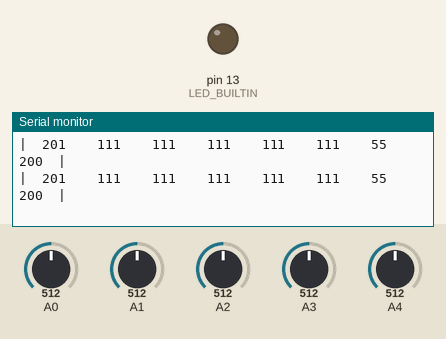
A sketch run on a simulated Arduino Nano, built with avr-gcc and run on an emulated ATmega328P. On the bench: output pins drawn as LEDs (lit = HIGH), the last lines printed to the serial monitor. The inputs (shaded band) are chosen by the test bench; at power-on: A0 = 512, A1 = 512, A2 = 512, A3 = 512, A4 = 512.

Above: at 1.2 s.
1.3 s: A0 set to 476
At 1.42 s:
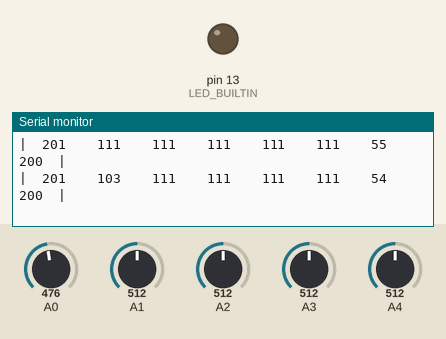
4.3 s: A0 set to 442
At 4.3 s:
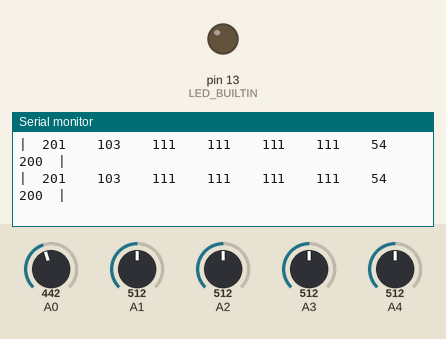
7.3 s: A1 set to 474
At 7.32 s:
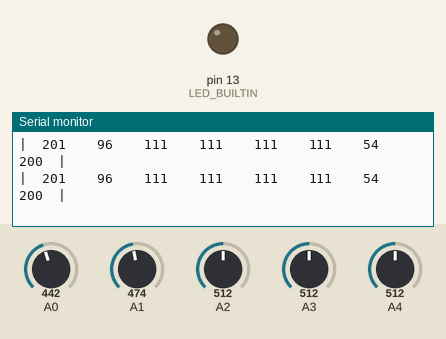
10.3 s: A1 set to 443
At 10.34 s:
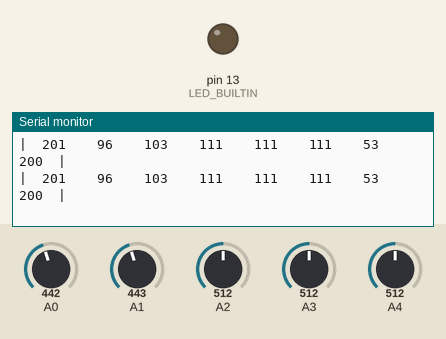
11.8 s: A2 set to 465
At 11.82 s:
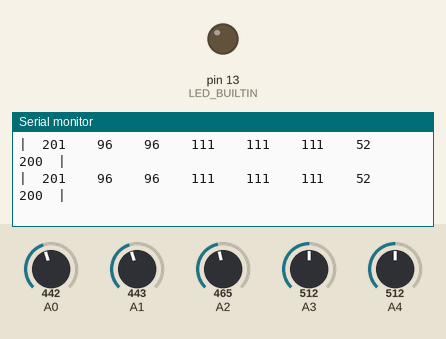
14.8 s: A2 set to 451
At 14.84 s:
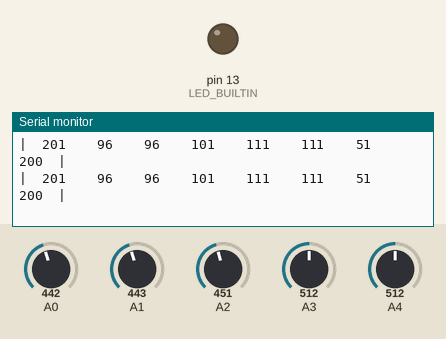
Timing chart, 0 to 17.8 s (numbered marks = the images above; inputs shaded):
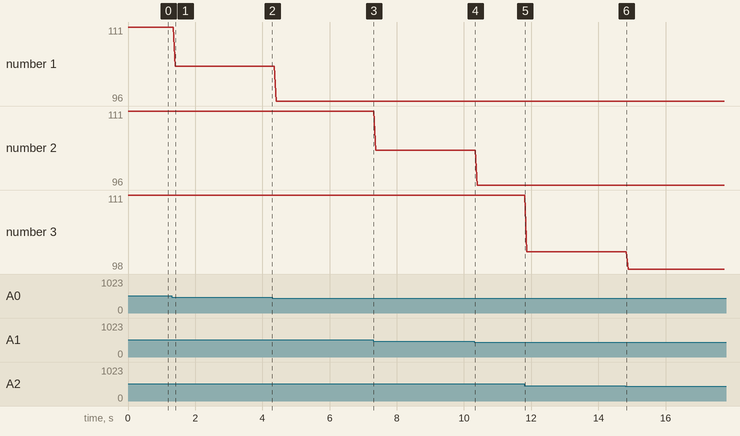

Measured:
- after the input at 1.3 s, the serial monitor: prints a new line after 0.11 s (image 1)
- plotted number 1: 111 → 103 after the input at 1.3 s, 103 → 96 after the input at 4.3 s
- plotted number 3: 111 → 101 after the input at 11.8 s, 101 → 98 after the input at 14.8 s

The sketch:

master.ino
```cpp
// **************************************************
//  Programme : test_servo_5_doigt.ino
//  Auteur : Dahnine Daoud 6ème Electronique INRACI
//  Hardware : Arduino nano + 5 servo + 5 LEDS + 5 bouton et un écran next
//  Date : 13/2/2023
// **************************************************

// ******************** LIBRAIRIES ******************
#include <SoftwareSerial.h>

//*********** DEFINITION DES CONSTANTES *************
#define RX_VIRTUEL 10
#define TX_VIRTUEL 11

//************ DEFINITION DES OBJETS *****************
SoftwareSerial mySerial(RX_VIRTUEL, TX_VIRTUEL);  // RX, TX

//****************************************************
//*************** INITIALISATION *********************
//****************************************************
void setup() {
  Serial.begin(9600);
  mySerial.begin(9600);
  pinMode(LED_BUILTIN, OUTPUT);
}

//****************************************************
//*************** BOUCLE INFINIE *********************
//****************************************************
void loop() {
  int STOP = 200;
  int START = 201;
  int VERIF = 0;
  int ANGLE_POUR_PILOTER_LES_SERVO_MOTEUR[8] = { START, 0, 0, 0, 0, 0, VERIF, STOP };

  int val_analog_du_1_doigt = analogRead(14);  // on lit la valeur de la résistance sur D1
  ANGLE_POUR_PILOTER_LES_SERVO_MOTEUR[1] = map(val_analog_du_1_doigt, 0, 550, 0, 120);

  int val_analog_du_2_doigt = analogRead(15);  // on lit la valeur de la résistance sur D2
  ANGLE_POUR_PILOTER_LES_SERVO_MOTEUR[2] = map(val_analog_du_2_doigt, 0, 550, 0, 120);

  int val_analog_du_3_doigt = analogRead(16);  // on lit la valeur de la résistance sur D3
  ANGLE_POUR_PILOTER_LES_SERVO_MOTEUR[3] = map(val_analog_du_3_doigt, 0, 550, 0, 120);

  int val_analog_du_4_doigt = analogRead(17);  // on lit la valeur de la résistance sur D4
  ANGLE_POUR_PILOTER_LES_SERVO_MOTEUR[4] = map(val_analog_du_4_doigt, 0, 550, 0, 120);

  int val_analog_du_5_doigt = analogRead(18);  // on lit la valeur de la résistance sur D5
  ANGLE_POUR_PILOTER_LES_SERVO_MOTEUR[5] = map(val_analog_du_5_doigt, 0, 550, 0, 120);

  VERIF = 0;
  ANGLE_POUR_PILOTER_LES_SERVO_MOTEUR[6] = (ANGLE_POUR_PILOTER_LES_SERVO_MOTEUR[1] + ANGLE_POUR_PILOTER_LES_SERVO_MOTEUR[2] + ANGLE_POUR_PILOTER_LES_SERVO_MOTEUR[3] + ANGLE_POUR_PILOTER_LES_SERVO_MOTEUR[4] + ANGLE_POUR_PILOTER_LES_SERVO_MOTEUR[5]) / 10;

  Serial.print("|");
  for (byte i = 0; i < 8; i++) {
    mySerial.write(ANGLE_POUR_PILOTER_LES_SERVO_MOTEUR[i]);
    Serial.print("  ");
    Serial.print(ANGLE_POUR_PILOTER_LES_SERVO_MOTEUR[i]);
    Serial.print("  ");
  }
  Serial.println("|");
}
```
